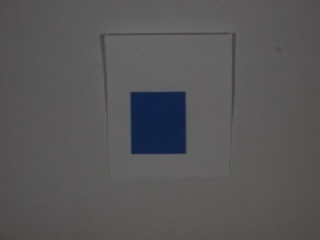
#> input picture dataset/blue_002.jpg, 320 x 240 px; its folder holds only this picture in this run
$ python algorithm_evaluation.py   (Python 2 division)   (older library calls are emulated)
#> lines starting #> are read from the running program, lines starting #| are printed output that depends on the picture
### color_shape_detection/color_shape_detector_handler.py
#!/usr/bin/env python

from color_shape_detector import ColorShapeDetector
import glob
import collections

class ColorShapeDetectorHandler:

    # [80 lines left out: functions __init__, empty_results, update_results, update_image_list_results, not called in this run]
    def update_statistics_results(self,color, shape, stats):
        self.statistics = stats

    def results_per_color_number(self, color, shape):
        return self.detection[color][shape]['ColorFScore']

    def images_per_color(self,color, shape):
        return (self.detection[color][shape]['ColorSuccessfulImages'],
                self.detection[color][shape]['ColorFailImages'])

    def results_per_shape_number(self, color, shape):
        return self.detection[color][shape]['ShapeFScore']

    def images_per_shape(self,color, shape):
        return (self.detection[color][shape]['ShapeSuccessfulImages'],
                self.detection[color][shape]['ShapeFailImages'])

    def results_statistics(self, color, shape):
        return self.statistics

    # [16 lines left out: function detection_process, not called in this run]
#> in detect_color_shape, inImg is the input picture: shape (240, 320, 3); mean B, G, R 87.8, 86.4, 86.8
        self.update_results(color, shape,
                                      self.detection[color][shape]['Instance'].possitive_color_images,
                                        self.detection[color][shape]['Instance'].possitive_shape_images,
                                      self.detection[color][shape]['Instance'].negative_color_images,
                                        self.detection[color][shape]['Instance'].negative_shape_images)
        self.update_image_list_results(color, shape,
                                                self.detection[color][shape]['Instance'].possitive_color_images,
                                                self.detection[color][shape]['Instance'].possitive_shape_images)
        self.update_statistics_results(color, shape,
                                       self.detection[color][shape]['Instance'].results_statistics)

### color_shape_detection/color_shape_detector.py
#!/usr/bin/env python

import random
import sys
import cv2
import numpy as np
import Image
import colorcorrect.algorithm as cca
from colorcorrect.util import from_pil, to_pil
from matplotlib import pyplot as plt

class ColorShapeDetector:

    def __init__(self, color, shape):
        self.number_success = 0
        #creating a filter
        #dictionary containing a color and its threshold
        #Position 0 is the lower limit and positon 1 the upper one
        color_options = {'Blue': np.array([[102,50,50],[130,255,255]]),
                         'Red': (np.array([[0, 100, 100],[20, 255,
                                                          255]]),np.array([[160,
                                                                            100,
                                                                            100],[179,
                                                                                  255,
                                                                                  255]])),
                         'Green': np.array([[49,50,50],[80, 255, 255]])}
        self.color = (color, color_options[color])
        shape_options = {'Triangle' : 3, 'Square' : 4, 'Circle' : 15}
        self.shape = (shape, shape_options[shape])
        #creating image kernels for morphological operations
        self.kernel_op = np.ones((2,2),np.uint8)
        self.kernel_cl = np.ones((5,5),np.uint8)
        self.possitive_color_images = []
        self.possitive_shape_images = []
        self.results_statistics = {'Blue' : [], 'Red':[], 'Green':[]}

    def method(self, method, img):
        return {
            'None': img,
            'HistogramEq': self.histogram_equalization(img),
            'ClaheEq': self.clahe_equalization(img),
            'GreyWorld': self.grey_world(img),
            'Retinex': self.retinex_eq(img),
            'RetinexGreyWorld': self.retinex_gw_eq(img),
            'Stretch': self.stretch_eq(img),
            'GreyWorldStretch': self.gw_stretch_eq(img),
            'MaxWhite': self.max_white_eq(img)
        }[method]

    # [19 lines left out: function save_histograms_and_processed_image, not called in this run]

    def opencv_to_pil(self,img):
        img_rgb = cv2.cvtColor(img, cv2.COLOR_BGR2RGB)

        return Image.fromarray(img_rgb)

    def histogram_equalization(self, img):
        img_ycrcb = cv2.cvtColor(img, cv2.COLOR_BGR2YCR_CB)
#> img_ycrcb: shape (240, 320, 3); mean of channels 0, 1, 2 86.8, 128.2, 128.6
        # split the image into three channels Y, CR, CB
        y,cr,cb = cv2.split(img_ycrcb)
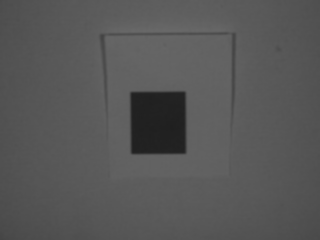
#> y: shape (240, 320); min 31, max 105, mean 86.8
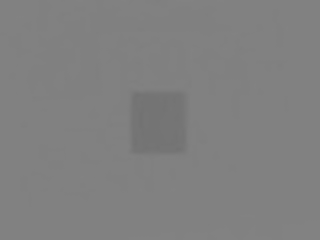
#> cr: shape (240, 320); min 114, max 130, mean 128.2
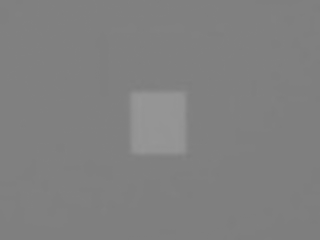
#> cb: shape (240, 320); min 125, max 151, mean 128.6
        # equalize histogram on the saturation channel
        cv2.equalizeHist(y,y)
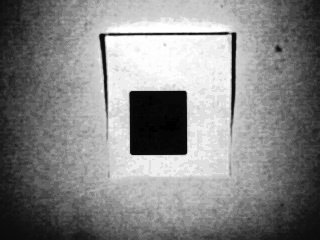
#> y: shape (240, 320); min 0, max 255, mean 133.2
        img_eq = cv2.merge((y,cr,cb))
#> img_eq: shape (240, 320, 3); mean of channels 0, 1, 2 133.2, 128.2, 128.6
        img_eq_bgr = cv2.cvtColor(img_eq, cv2.COLOR_YCR_CB2BGR)
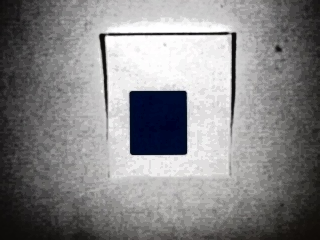
#> img_eq_bgr: shape (240, 320, 3); mean B, G, R 134.2, 132.8, 133.7

        return img_eq_bgr

    def clahe_equalization(self, img):
        img_ycrcb = cv2.cvtColor(img, cv2.COLOR_BGR2YCR_CB)
        # split the image into three channels Y, CR, CB
        y,cr,cb = cv2.split(img_ycrcb)
        # create a CLAHE object
        clahe = cv2.createCLAHE(clipLimit = 5.0, tileGridSize = (12,12))
        clahe.apply(y,y)
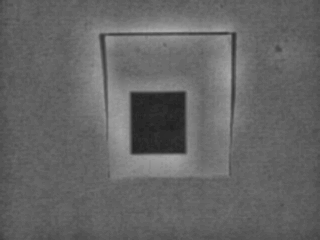
#> y: shape (240, 320); min 32, max 170, mean 101
        img_eq = cv2.merge((y,cr,cb))
#> img_eq: shape (240, 320, 3); mean of channels 0, 1, 2 101, 128.2, 128.6
        img_eq_bgr = cv2.cvtColor(img_eq, cv2.COLOR_YCR_CB2BGR)
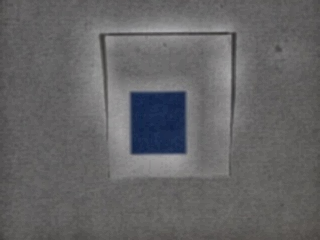
#> img_eq_bgr: shape (240, 320, 3); mean B, G, R 102, 100.6, 101.1

        return img_eq_bgr

    def grey_world(self, img):
        # convert to pil format
        img_pil = self.opencv_to_pil(img)
        img_gw_pil = to_pil(cca.grey_world(from_pil(img_pil)))
        img_gw_opencv = cv2.cvtColor(np.array(img_gw_pil), cv2.COLOR_RGB2BGR)

        return img_gw_opencv

    # [46 lines left out: functions retinex_eq, retinex_gw_eq, stretch_eq, gw_stretch_eq, max_white_eq, empty_list, not called in this run]

    def include_possitive_color_image(self,img):
        self.possitive_color_images.append(img)

    def include_possitive_shape_image(self,img):
        self.possitive_shape_images.append(img)

    # [7 lines left out: function include_results_statistics, not called in this run]

    def detect_color_shape(self, inImg_dir, method, path_to_save, get_results =
                         0 ):

        inImg = cv2.imread(inImg_dir)
        image_name = inImg_dir.strip('dataset/')
        # print image_name
        # color detection process
        inImg_filtered = cv2.GaussianBlur(inImg, (3,3),0)

        # HSV saturation value equalization
        inImg_method = self.method(method,inImg_filtered)

        #convertion from rgb to hsv
        inImg_hsv = cv2.cvtColor(inImg_method, cv2.COLOR_BGR2HSV)
        if get_results == 1:
            # Calculate the statistics of the preprocessed image
            #self.include_results_statistics(inImg_hsv, image_name)

            #saving the processed image histogram
            if image_name == 'blue_square_014.jpg':
                self.save_histograms_and_processed_image(inImg_method, image_name,
                                                     path_to_save, method)
        # [44 lines of commented-out code are left out]

### algorithm_evaluation.py
#!/usr/bin/env python

from color_shape_detection import color_shape_detector_handler
import os
import numpy as np

def create_directory(name):
   directory = os.path.dirname(name)
   if not os.path.exists(directory):
       os.makedirs(directory)

def write_results(file_path, shape, color, results_color, results_shape):
    with open(file_path + "results.txt" , "a") as results_file:
        results_file.write(shape + "," + color + "\n")
        results_file.write("\n"+ "results color"+ repr(results_color) + "\n")
        results_file.write("\n"+ "results shape"+ repr(results_shape) + "\n")
        results_file.write("\n")

def write_statistics(file_path, stats):
    for key in stats:
        with open(file_path + key.lower() + "_statistics.txt" , "w") as text_file:
            text_file.write("Image after algorithm (Mean(1x3),StdDev(1x3))\n")
            text_file.write("\n")
            for stat in stats[key]:
                complete = np.concatenate((np.reshape(stat[0],(1,3)),np.reshape(stat[1],(1,3))), axis = 1)
                np.savetxt(text_file, complete,'%-7.4f')

if __name__ == '__main__':
    colors = ['Red', 'Blue', 'Green']
    shapes= ['Circle', 'Triangle', 'Square']
    methods = ['None', 'HistogramEq', 'ClaheEq', 'GreyWorld',
               'Retinex', 'RetinexGreyWorld', 'Stretch', 'GreyWorldStretch',
               'MaxWhite']
    cdh = color_shape_detector_handler.ColorShapeDetectorHandler('dataset')
    results = []
    for method in methods:
        print method
        file_path = os.path.dirname(os.path.abspath(__file__)) + "/results/" + method+ "/"
        # create results parent directory
        create_directory(file_path)
        iterator = 0
        for shape in shapes:
            for color in colors:
                # save histograms, images and statistics results
                if iterator == 8:
                    cdh.detection_process(color, shape, method, file_path, 0)
                    #write_statistics(file_path, cdh.results_statistics(color,
                    #                                                   shape))
                else:
                    cdh.detection_process(color, shape, method, file_path)
#> (the call stopped at in grey_world, `img_gw_pil = to_pil(cca.grey_world(from_pil(img_pil)))`: colorcorrect is not available in this run)
#> (the run stopped early here; a loop or call above may not have finished)
